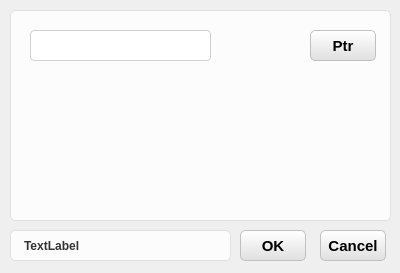
<?xml version="1.0" encoding="UTF-8"?>
<ui version="4.0">
 <class>ResultView</class>
 <widget class="QDialog" name="ResultView">
  <property name="geometry">
   <rect>
    <x>0</x>
    <y>0</y>
    <width>400</width>
    <height>273</height>
   </rect>
  </property>
  <property name="windowTitle">
   <string>Dialog</string>
  </property>
  <property name="styleSheet">
   <string notr="true">/* ================== QPushButton &amp; QToolButton 开始 ================== */

/* 按钮默认状态 */
QPushButton, QToolButton {
    border: 1px solid #c0c0c0;      
    background: qlineargradient(x1:0, y1:0, x2:0, y2:1, stop:0 #ffffff, stop:1 #e0e0e0);
    border-radius: 5px; 
    outline: none;                  
    padding: 0px;                   
}

/* 按钮鼠标悬停时 */
QPushButton:hover, QToolButton:hover {
    border: 1px solid #a0a0a0;      
    background: qlineargradient(x1:0, y1:0, x2:0, y2:1, stop:0 #ffffff, stop:1 #d0d0d0);
}

/* 按钮鼠标按下时 */
QPushButton:pressed, QToolButton:pressed {
    border: 1px solid #808080;      
    background: qlineargradient(x1:0, y1:0, x2:0, y2:1, stop:0 #d0d0d0, stop:1 #e0e0e0);
}

/* ================== QLineEdit 开始 ================== */

/* 默认状态 */
QLineEdit {
    background-color: #ffffff;
    border: 1px solid #D0D0D0;     
    border-radius: 4px;            
    padding: 2px 2px;              
    color: #222222;                
    min-height: 20px;              
}

/* 获得焦点时 */
QLineEdit:focus {
    border: 1px solid #007AFF;     
    background-color: #E8F4FF;     
}

/* 禁用状态 */
QLineEdit:disabled {
    background-color: #eef1f5;     
    color: #9aa0a6;                
    border: 1px solid #d3d8e0;     
}

/* ================== QTableWidget 开始 ================== */

QTableWidget {
    background-color: #ffffff;
    border: 1px solid #c8cdd6;
    border-radius: 5px;
    gridline-color: #eef1f5;
    selection-background-color: #eef1f5;
    color: #222222;
}

QTableWidget::item {
    padding: 2px 2px;
}

/* 表头样式（补充了右侧分割线） */
QHeaderView::section {
    background-color: #ffffff;
    border: none;
    border-bottom: 1px solid #c8cdd6;
    border-right: 1px solid #eef1f5; /* ⚠️ 新增：给表头加上右侧分割线，区分不同列 */
    padding: 2px 2px;
    color: #222222;
}

/* ================== QGroupBox 开始 ================== */

QGroupBox {
    border: 1px solid #E0E0E0; 
    border-radius: 5px; 
    background-color: #FCFCFC; 
    margin-top: 10px; /* ⚠️ 新增：给标题留出一点顶部空间 */
}

/* 分组框标题（补充了左右内边距） */
QGroupBox::title {
    subcontrol-origin: margin;
    subcontrol-position: top left;
    color: #333333;
    font-weight: bold;
    background-color: #FCFCFC; 
    padding: 0 5px; /* ⚠️ 新增：左右留出 5px 空间，让遮盖边框的效果更自然，文字不贴边 */
}

/* ================== QLabel 开始 ================== */

QLabel {
    color: #333333;           /* 与 QGroupBox::title 保持一致的深灰色 */
    font-weight: bold;        /* 保持相同的加粗效果（如果是普通文本可去掉这行） */
    background-color: #FCFCFC; /* 与分组框背景色一致 */
    border: 1px solid #E0E0E0; /* 相同的边框颜色和粗细 */
    border-radius: 5px;       /* 相同的圆角 */
    padding: 6px 10px;        /* 适当的内边距，让文字不贴边，视觉上更舒适 */
}</string>
  </property>
  <widget class="QGroupBox" name="groupBox">
   <property name="geometry">
    <rect>
     <x>10</x>
     <y>0</y>
     <width>381</width>
     <height>221</height>
    </rect>
   </property>
   <property name="title">
    <string/>
   </property>
   <widget class="QLineEdit" name="lineEdit">
    <property name="geometry">
     <rect>
      <x>20</x>
      <y>30</y>
      <width>181</width>
      <height>31</height>
     </rect>
    </property>
   </widget>
   <widget class="QPushButton" name="pushButton_Ptr">
    <property name="geometry">
     <rect>
      <x>300</x>
      <y>30</y>
      <width>66</width>
      <height>31</height>
     </rect>
    </property>
    <property name="font">
     <font>
      <pointsize>11</pointsize>
      <weight>75</weight>
      <bold>true</bold>
     </font>
    </property>
    <property name="text">
     <string>Ptr</string>
    </property>
   </widget>
  </widget>
  <widget class="QPushButton" name="pushButton_Cancel">
   <property name="geometry">
    <rect>
     <x>320</x>
     <y>230</y>
     <width>66</width>
     <height>31</height>
    </rect>
   </property>
   <property name="font">
    <font>
     <pointsize>11</pointsize>
     <weight>75</weight>
     <bold>true</bold>
    </font>
   </property>
   <property name="text">
    <string>Cancel</string>
   </property>
  </widget>
  <widget class="QPushButton" name="pushButton_OK">
   <property name="geometry">
    <rect>
     <x>240</x>
     <y>230</y>
     <width>66</width>
     <height>31</height>
    </rect>
   </property>
   <property name="font">
    <font>
     <pointsize>11</pointsize>
     <weight>75</weight>
     <bold>true</bold>
    </font>
   </property>
   <property name="text">
    <string>OK</string>
   </property>
  </widget>
  <widget class="QLabel" name="label">
   <property name="geometry">
    <rect>
     <x>10</x>
     <y>230</y>
     <width>221</width>
     <height>31</height>
    </rect>
   </property>
   <property name="text">
    <string>TextLabel</string>
   </property>
  </widget>
 </widget>
 <resources/>
 <connections/>
</ui>
